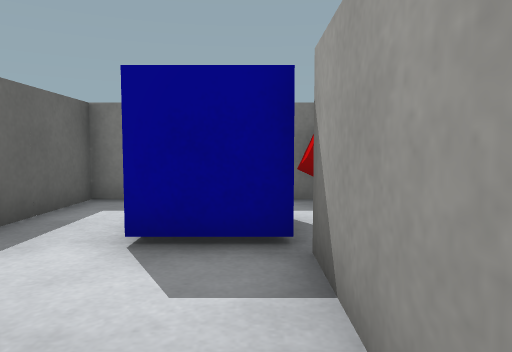
[1] (above)

13 first-person views from a walk through a Unity game level. The camera is 0.51 m above the floor, tilts 4° down and sees 70° across. The floor is counted in squares, 0.5 m on a side. Each view is taken from the middle of a square. On the plan, view 1 faces up. The plan holds only what a view shows up to about 13 squares ahead; the rest is blank. The place goes on beyond the plan. The player character is not drawn. Surface patterns are stand-ins for the level's own textures.

[2]
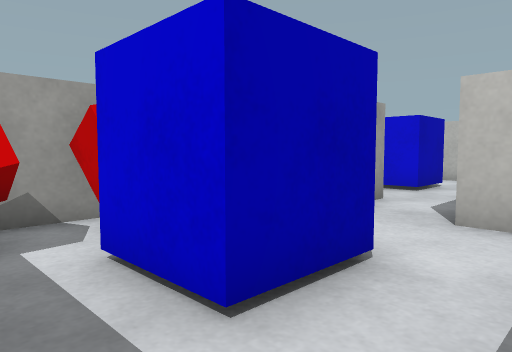

[3]
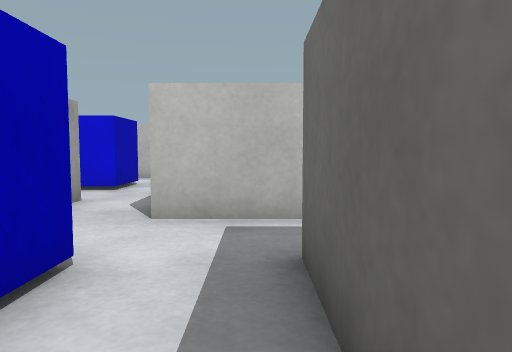

[4]
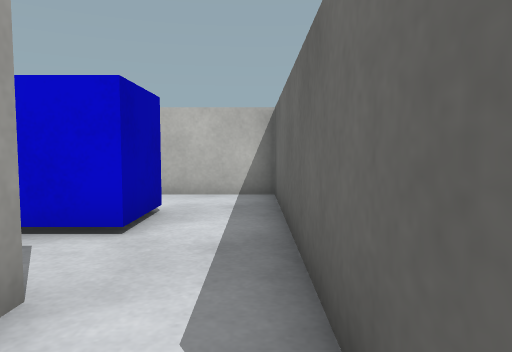

[5]
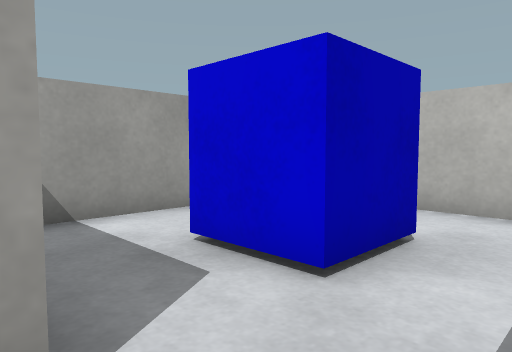

[6]
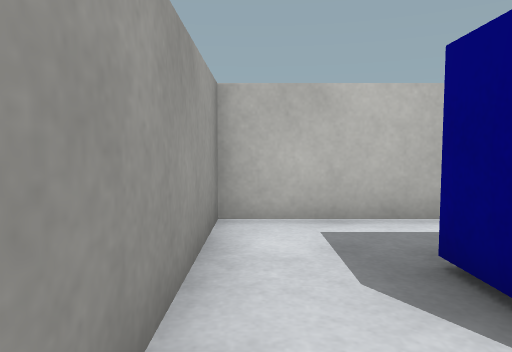

[7]
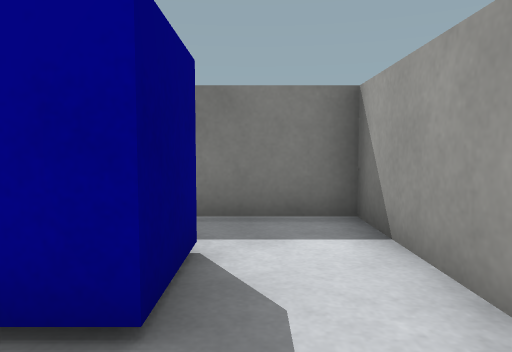

[8]
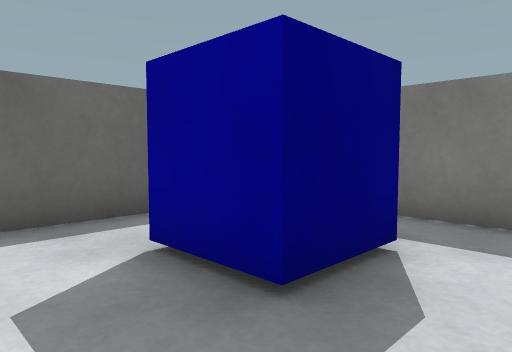

[9]
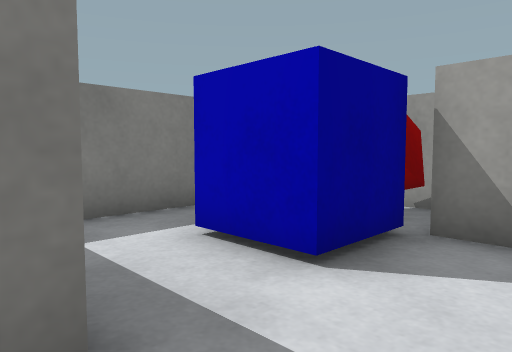

[10]
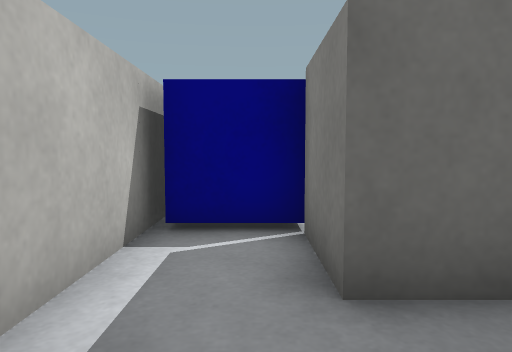

[11]
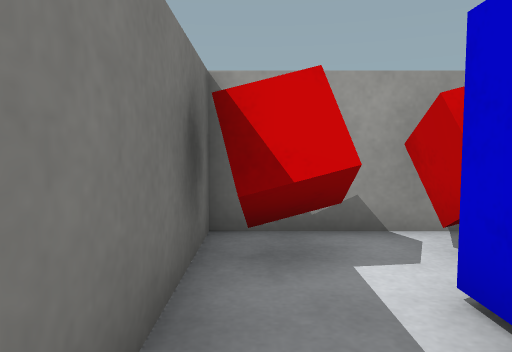

[12]
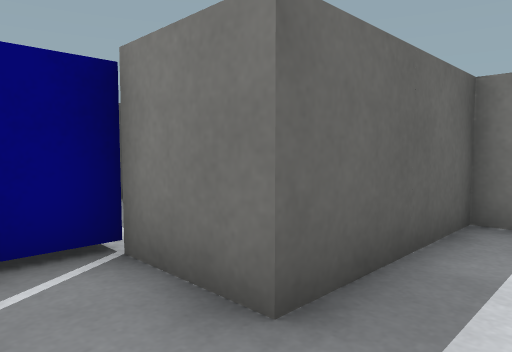

[13]
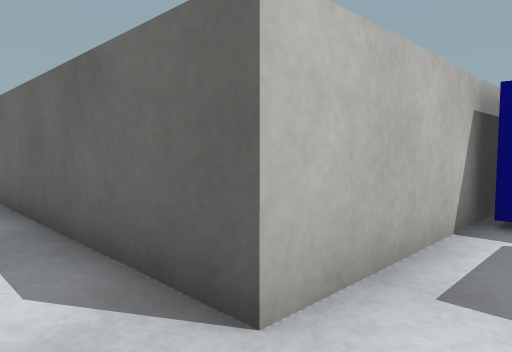

### Floor plan
Points are (right, up) in squares from view 1. A wall is a line through its corners. A room is listed if a view was taken in it or the views show most of it. See-through windows are left out.
Room 1 (views 1, 5, 6, 7, 8)
walls: (0.6, -0.5) (0.6, 1.4); (-1.4, 1.6) (-1.4, -6.4) (4.6, -6.4) (4.6, -0.4) (1.5, -0.4)
ways out: opening at (-0.5, 0.5) to room 2
objects: blue box (1, -4) to (2, -2)
Room 2 (views 2, 3, 4, 10, 11, 12, 13)
walls: (2.6, 4.2) (2.6, 7.6) (-3.4, 7.6) (-3.4, 3.6); (0.6, 1.4) (0.6, 3.6); (-3.5, 1.6) (-1.4, 1.6)
ways out: opening at (-0.5, 0.5) to room 1; opening at (-4.5, 2.5) to room 3
objects: blue box (-1, 4) to (0, 6); other object (1, 5) to (2, 5); other object (1, 7) to (2, 7)
Room 3 (view 9)
walls: (-5.2, 1.6) (-3.5, 1.6); (-3.4, 3.6) (-5.5, 3.6)
ways out: opening at (-4.5, 2.5) to room 2
objects: blue box (-7, 2) to (-6, 4)

Positions as (right, up) in squares from view 1, and headings:
1: (0, 0), facing up
2: (-3, 7), facing down-right
3: (-3, 7), facing down
4: (-1, 2), facing down
5: (-1, 0), facing down-right
6: (4, -1), facing down
7: (3, -6), facing up
8: (4, -6), facing up-left
9: (-4, 2), facing up-right
10: (-1, 3), facing left
11: (-2, 7), facing right
12: (-2, 2), facing up-left
13: (0, 3), facing down-left
